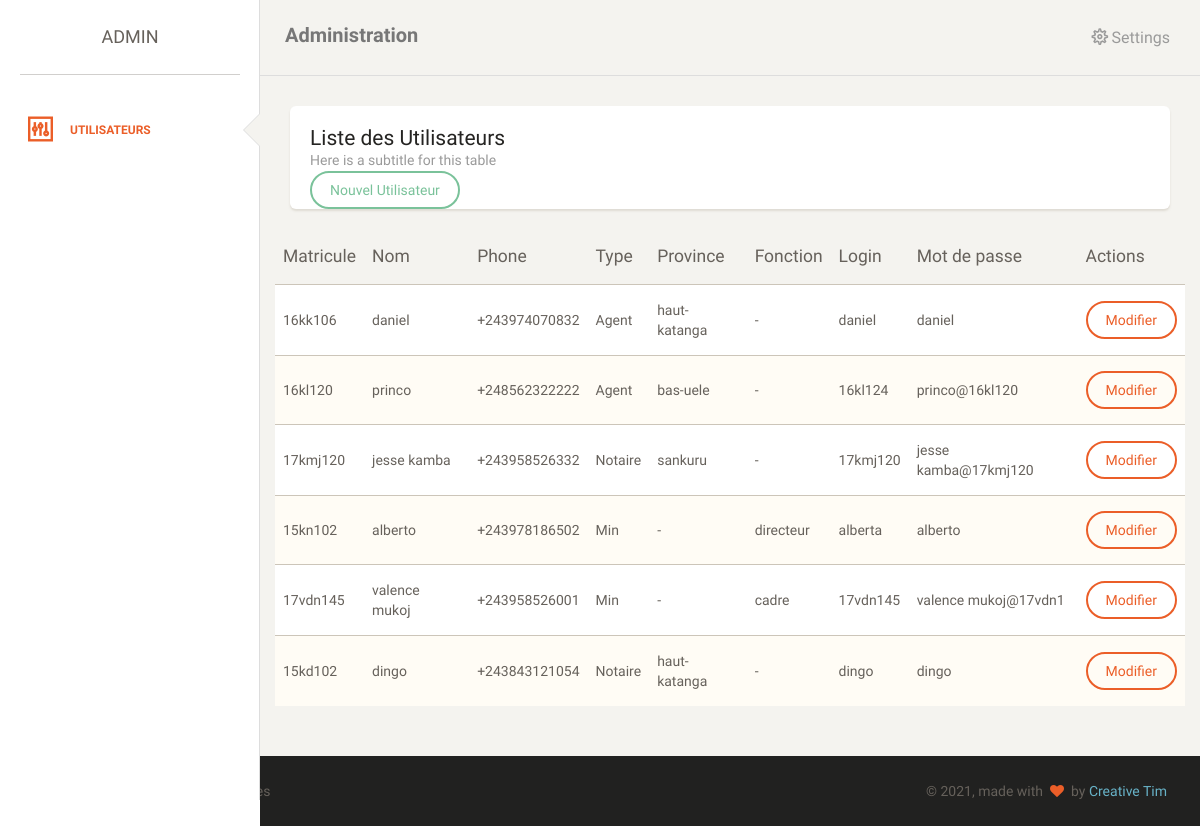
The app's page /index.php/welcome/accueilAdmin with its own data.
### tables this page shows
CREATE TABLE `agentsecas` (
  `idAgentSECAS` int(11) NOT NULL,
  `matriculeAgentSECAS` varchar(500) NOT NULL,
  `provinceAgentSECAS` varchar(500) NOT NULL,
  `Utilisateur_idUtilisateur` int(11) NOT NULL
);

CREATE TABLE `utilisateur` (
  `idUtilisateur` int(11) NOT NULL,
  `nomUtilisateur` varchar(300) NOT NULL,
  `phone` varchar(100) NOT NULL,
  `typeUser` varchar(100) NOT NULL,
  `login` varchar(20) NOT NULL,
  `pwd` varchar(20) NOT NULL
);

CREATE TABLE `agentmin` (
  `idAgentMin` int(11) NOT NULL,
  `matriculeAgentMin` varchar(100) NOT NULL,
  `fonctionAgentMin` varchar(100) NOT NULL,
  `Utilisateur_idUtilisateur` int(11) NOT NULL
);

CREATE TABLE `notaire` (
  `idNotaire` int(11) NOT NULL,
  `matriculeNotaire` varchar(100) NOT NULL,
  `provinceNotaire` varchar(200) NOT NULL,
  `Utilisateur_idUtilisateur` int(11) NOT NULL
);

### application/controllers/Welcome.php (called while the page is built, shortened)
<?php
class Welcome extends CI_Controller {
	public function accueilAdmin(){
		$this->load->model('utilisateur');
		$b['a']=1;
		$data['agents']=$this->utilisateur->getInfosAgentSecas();
		$data['mins']=$this->utilisateur->getInfosAgentmin();
		$data['notaires']=$this->utilisateur->getInfosNotaire();
		$this->load->view('admin/head',$b);
		$this->load->view('admin/accueilAdmin',$data);
		$this->load->view('admin/footer');
	}
}

### index.php (called while the page is built, shortened)
<?php
require_once BASEPATH.'core/CodeIgniter.php';

### application/models/utilisateur.php (called while the page is built, shortened)
<?php
    class utilisateur extends CI_Model
    {
        	public $utilisateur='utilisateur' ;
        	public $agentmin='agentmin';
        	public $agentsecas='agentsecas';
        	public $notaire='notaire' ;
		public function getInfosAgentSecas(){
            $this->db->select('idAgentSECAS,phone,typeUser,idUtilisateur,pwd,login,matriculeAgentSECAS,provinceAgentSECAS,nomUtilisateur');
            $this->db->from($this->agentsecas);
			$this->db->join($this->utilisateur,$this->utilisateur.'.idUtilisateur='.$this->agentsecas.'.Utilisateur_idUtilisateur');
            $res=$this->db->get()->result();
            return $res;
        }
		public function getInfosNotaire(){
            $this->db->select('idNotaire,matriculeNotaire,phone,idUtilisateur,pwd,typeUser,login,provinceNotaire,nomUtilisateur');
            $this->db->from($this->notaire);
            $this->db->join($this->utilisateur, $this->utilisateur.'.idUtilisateur='.$this->notaire.'.Utilisateur_idUtilisateur');
            $res=$this->db->get()->result();
            return $res;
        }
		public function getInfosAgentmin(){
            $this->db->select('idAgentMin,matriculeAgentMin,phone,typeUser,pwd,idUtilisateur,login,fonctionAgentMin,nomUtilisateur');
            $this->db->from( $this->agentmin);
            $this->db->join($this->utilisateur,$this->utilisateur.'.idUtilisateur='.$this->agentmin.'.Utilisateur_idUtilisateur');
            $res=$this->db->get()->result();
            return $res;
        }
    }?>

### application/views/admin/accueilAdmin.php (the view, shortened to what this page needs)
<div class="content">
            <div class="container-fluid">
                <div class="row">
                    <div class="col-md-12">
                        <div class="card">
                            <div class="header">
                                <h4 class="title">Liste des Utilisateurs</h4>
                                <p class="category">Here is a subtitle for this table</p>
								<a  class="btn btn-success" href="#" data-toggle="modal" data-target="#newUser">Nouvel Utilisateur</a>
							</div>
						</div>
                            <div class="content table-responsive table-full-width">
                                <table class="table table-striped">
                                    <thead>
										<th>Matricule</th>
                                    	<th>Nom</th>
										<th>Phone</th>
										<th>Type</th>
										<th>Province</th>
										<th>Fonction</th>
										<th>Login</th>
										<th>Mot de passe</th>
                                    	<th>Actions</th>
                                    </thead>
                                    <tbody>
									<?php $i=1; foreach ($agents as $agent){?>
                                        <tr>
                                        	<td><?= $agent->matriculeAgentSECAS?></td>
											<td><?= $agent->nomUtilisateur?></td>
											<td><?= $agent->phone?></td>
											<td><?= $agent->typeUser?></td>
                                        	<td><?= $agent->provinceAgentSECAS?></td>
											<td>-</td>
											<td><?= $agent->login?></td>
											<td><?= $agent->pwd?></td>
                                        	<td>
												<a  class="btn btn-danger" href="#" data-toggle="modal" data-target="#Modifsecas<?= $agent->idUtilisateur?>">Modifier</a>
												</td>
                                        	</tr>
										<?php $i++;}?>
										<?php $i=1; foreach ($mins as $min){?>
                                        <tr>
                                        	<td><?=$min->matriculeAgentMin?></td>
											<td><?=$min->nomUtilisateur?></td>
											<td><?=$min->phone?></td>
											<td><?=$min->typeUser?></td>
											<td>-</td>
                                        	<td><?=$min->fonctionAgentMin?></td>
											<td><?=$min->login?></td>
											<td><?=$min->pwd?></td>
                                        	<td>
												<a  class="btn btn-danger" href="#" data-toggle="modal" data-target="#Modifmin<?=$min->idUtilisateur?>">Modifier</a>
												</td>
											</tr>
										<?php $i++;}?>
										<?php $i=1; foreach ($notaires as $notaire){?>
                                        <tr>
                                        	<td><?=$notaire->matriculeNotaire?></td>
											<td><?=$notaire->nomUtilisateur?></td>
											<td><?=$notaire->phone?></td>
											<td><?=$notaire->typeUser?></td>
                                        	<td><?=$notaire->provinceNotaire?></td>
											<td>-</td>
											<td><?=$notaire->login?></td>
											<td><?=$notaire->pwd?></td>
                                        	<td>
												<a  class="btn btn-danger" href="#" data-toggle="modal" data-target="#Modifnotaire<?= $notaire->idUtilisateur?>">Modifier</a>
												</td>
                                        </tr>
										<?php $i++;}?>
                                    </tbody>
                                </table>
                            </div>
                    </div>
                </div>
            </div>
</div>
</div>

### application/views/admin/head.php (shortened to what this page needs)
<!doctype html>
<html lang="en">
<head>
    <link href="<?= base_url('assets/css/bootstrap.min.css')?>" rel="stylesheet" />
    <link href="<?= base_url('assets/css/animate.min.css')?>" rel="stylesheet"/>
    <link href="<?= base_url('assets/css/paper-dashboard.css')?>" rel="stylesheet"/>
    <link href="<?= base_url('assets/css/demo.css')?>" rel="stylesheet" />
    <link href="https://maxcdn.bootstrapcdn.com/font-awesome/latest/css/font-awesome.min.css" rel="stylesheet">
    <link href="<?= base_url('assets/css/themify-icons.css')?>" rel="stylesheet">
</head>
<body>
<div class="wrapper">
	<div class="sidebar" data-background-color="white" data-active-color="danger">
    	<div class="sidebar-wrapper">
            <div class="logo">
                <a href="http://www.creative-tim.com" class="simple-text">
                    Admin
                </a>
            </div>
            <ul class="nav">
				<li class="<?php if($a==1){ echo 'active';}?>">
                    <a href="<?= site_url('Welcome/accueilAdmin')?>" >
                        <i class="ti-panel"></i>
                        <p>Utilisateurs</p>
                    </a>
                </li>
            </ul>
    	</div>
    </div>
    <div class="main-panel">
		<nav class="navbar navbar-default">
            <div class="container-fluid">
                <div class="navbar-header">
                    <a class="navbar-brand" href="#">Administration</a>
                </div>
                <div class="collapse navbar-collapse">
                    <ul class="nav navbar-nav navbar-right">
						<li>
                            <a href="#" data-toggle="modal" data-target="#exampleModal">
                            <i class="ti-settings"></i>
								Settings
                            </a>
                        </li>
                    </ul>
                </div>
            </div>
        </nav>

### application/views/admin/footer.php (shortened to what this page needs)
<footer class="footer">
            <div class="container-fluid">
                <nav class="pull-left">
                    <ul>
                        <li>
                            <a href="http://www.creative-tim.com">
                            </a>
                        </li>
                        <li>
                            <a href="http://blog.creative-tim.com">
                            </a>
                        </li>
                        <li>
                            <a href="http://www.creative-tim.com/license">
                                Licenses
                            </a>
                        </li>
                    </ul>
                </nav>
				<div class="copyright pull-right">
                    &copy; <script>document.write(new Date().getFullYear())</script>, made with <i class="fa fa-heart heart"></i> by <a href="http://www.creative-tim.com">Creative Tim</a>
                </div>
            </div>
</footer>
</div>
</body>
</html>

### records on screen
agentsecas: matriculeAgentSECAS "16kk106", utilisateur.nomUtilisateur "daniel", utilisateur.phone "+243974070832", utilisateur.typeUser "Agent", provinceAgentSECAS "haut-katanga", utilisateur.login "daniel", utilisateur.pwd "daniel"
agentsecas: matriculeAgentSECAS "16kl120", utilisateur.nomUtilisateur "princo", utilisateur.phone "+248562322222", utilisateur.typeUser "Agent", provinceAgentSECAS "bas-uele", utilisateur.login "16kl124", utilisateur.pwd "princo@16kl120"
agentsecas: matriculeAgentSECAS "17kmj120", utilisateur.nomUtilisateur "jesse kamba", utilisateur.phone "+243958526332", utilisateur.typeUser "Notaire", provinceAgentSECAS "sankuru", utilisateur.login "17kmj120", utilisateur.pwd "jesse kamba@17kmj120"
agentmin: matriculeAgentMin "15kn102", utilisateur.nomUtilisateur "alberto", utilisateur.phone "+243978186502", utilisateur.typeUser "Min", fonctionAgentMin "directeur", utilisateur.login "alberta", utilisateur.pwd "alberto"
agentmin: matriculeAgentMin "17vdn145", utilisateur.nomUtilisateur "valence mukoj", utilisateur.phone "+243958526001", utilisateur.typeUser "Min", fonctionAgentMin "cadre", utilisateur.login "17vdn145", utilisateur.pwd "valence mukoj@17vdn1"
notaire: matriculeNotaire "15kd102", utilisateur.nomUtilisateur "dingo", utilisateur.phone "+243843121054", utilisateur.typeUser "Notaire", provinceNotaire "haut-katanga", utilisateur.login "dingo", utilisateur.pwd "dingo"
